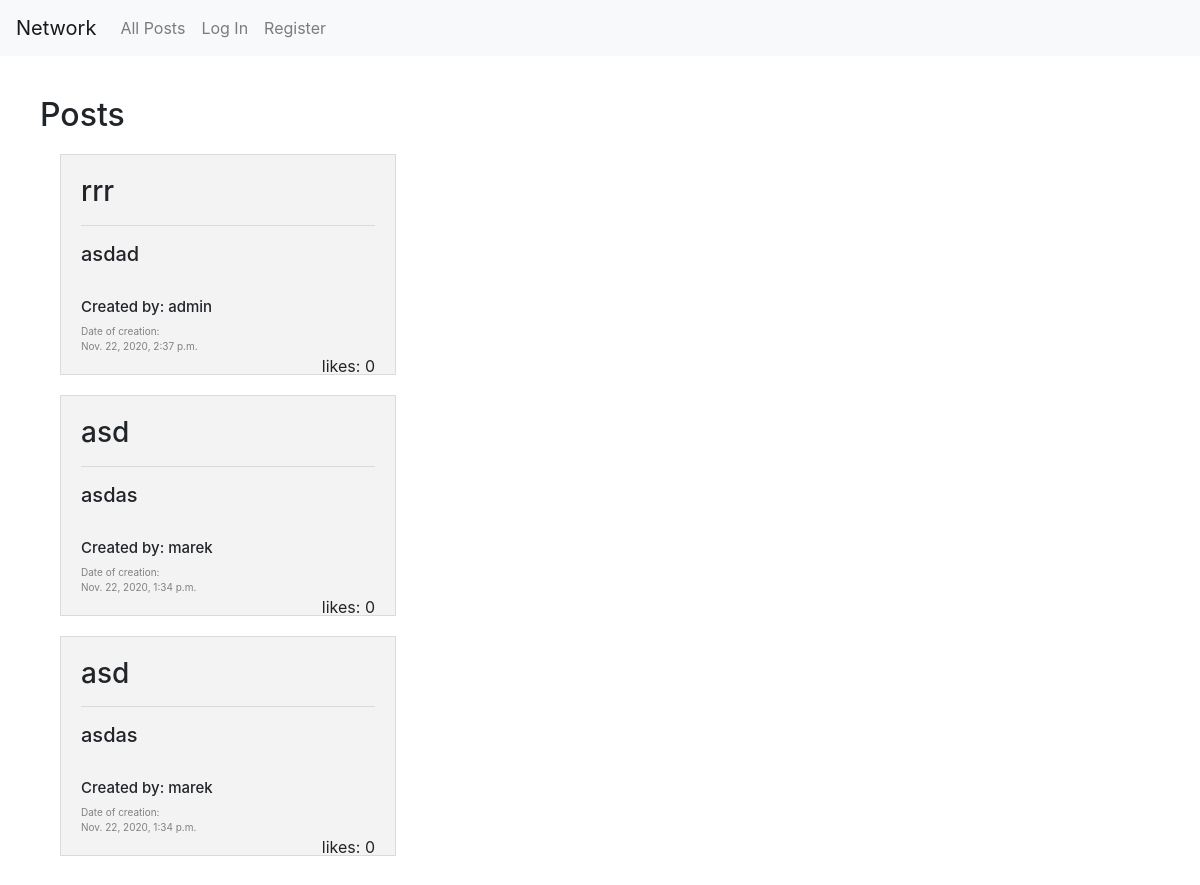
Before: /postsList with the older database file.
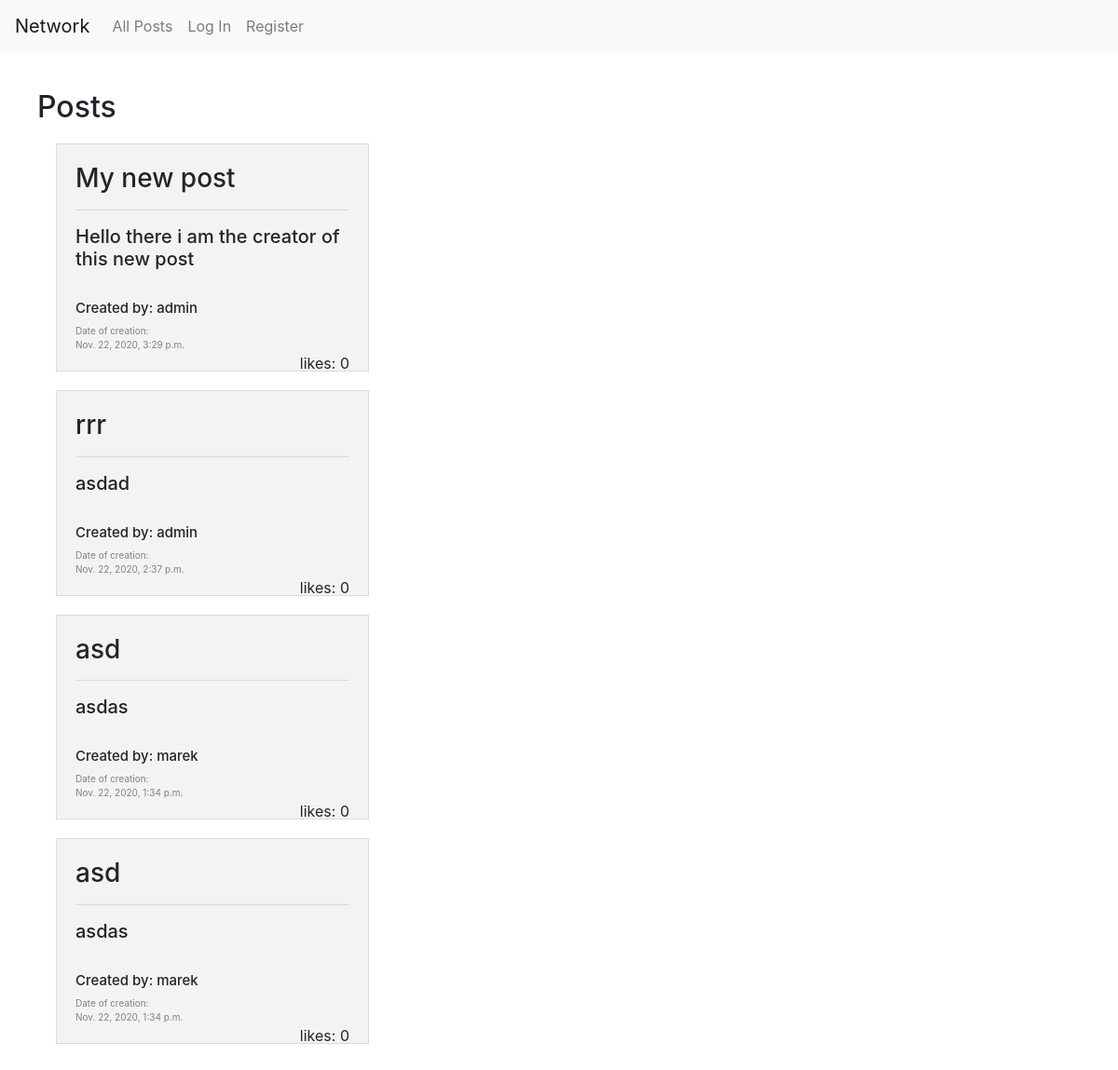
After: the same page with the newer database file.
### network/models.py (models this page shows, shortened)
class Post(models.Model):
    title = models.CharField(max_length=64)
    text = models.TextField()
    likes = models.IntegerField()
    creation_date = models.DateTimeField()
    author = models.ForeignKey(User, on_delete=models.CASCADE, blank=True, related_name="author")

class User(AbstractUser):
    followers = models.IntegerField()
    following = models.IntegerField()

### network/views.py (the view)
# urls.py: path("postsList", views.postsList, name="postsList"),
def postsList(request):
    posts_list = Post.objects.all().order_by('-creation_date')
    return render(request, "network/posts.html",{
        "posts_list" : posts_list,
    })

### network/templates/network/posts.html
{% extends "network/layout.html" %}
{% load static %}
{% block post %}
<div class="posts-container">
    <h2>Posts</h2>
    {% for post in posts_list %}
        <div class="post">
            <h3>{{post.title}}</h3>
            <hr>
            <h5>{{post.text}}</h5>
            <br>
            <h5 style="font-size: 15px;">Created by: {{post.author}}</h5>
            <div class="date">
                Date of creation: <br>
                {{post.creation_date}}
            </div>
            <div class="likes">
                likes: {{post.likes}}
            </div>
        </div>
    {% endfor %}
</div>
{% endblock %}

Changed rows visible on the page:
added Post: title "My new post", text "Hello there i am the creator of this new post", author "admin", creation_date "Nov. 22, 2020, 3:29 p.m.", likes "0"
